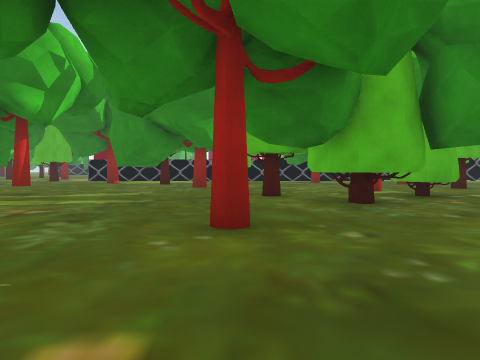
View 1 (above)

21 first-person views from a walk through a 3-D level made in the Unity game engine. The camera is 1.4 m above the floor, tilts 2° down and sees 75° across. Doors are open. The floor is counted in squares, 2 m on a side. Each view is taken from the middle of a square. On the plan, view 1 faces up. The plan holds only what a view shows up to about 10 squares ahead; the rest is blank. The place goes on beyond the plan. Some surface patterns are stand-ins.

View 2
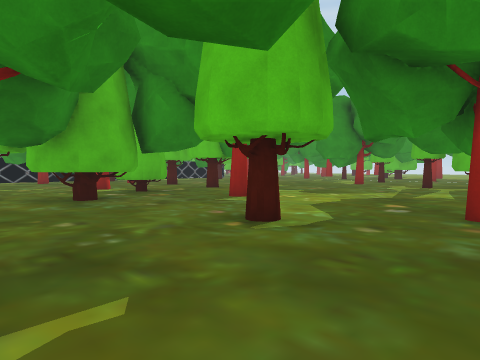

View 3
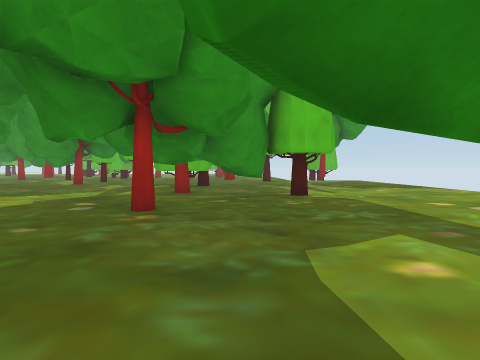

View 4
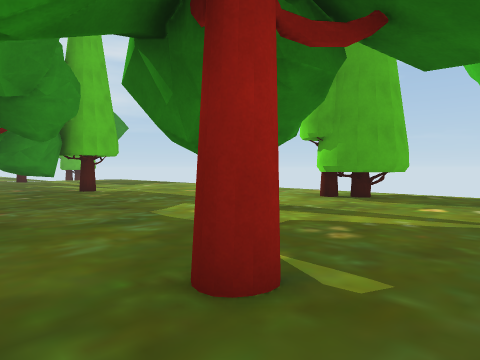

View 5
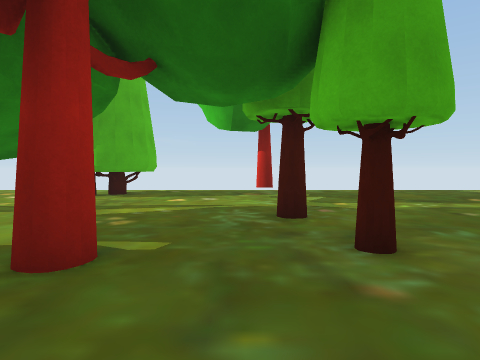

View 6
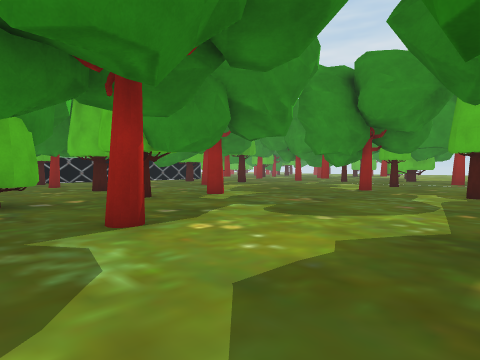

View 7
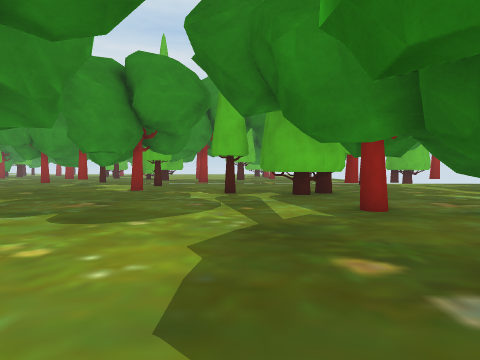

View 8
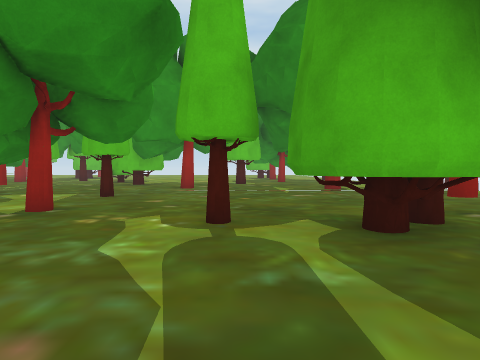

View 9
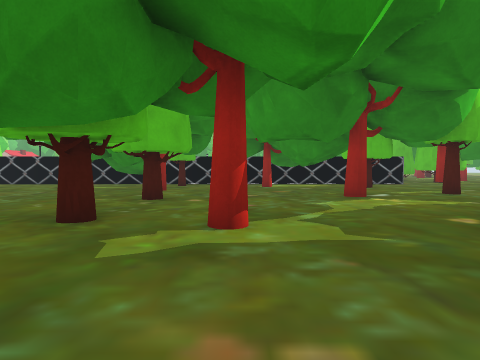

View 10
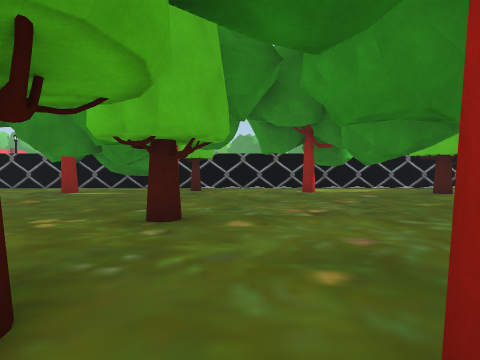

View 11
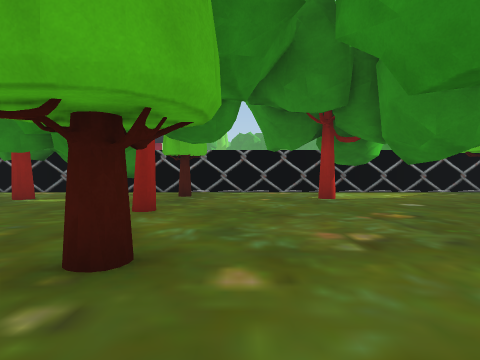

View 12
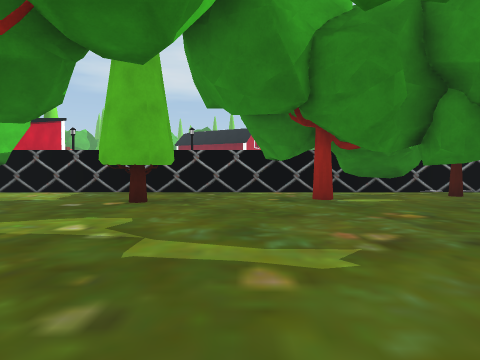

View 13
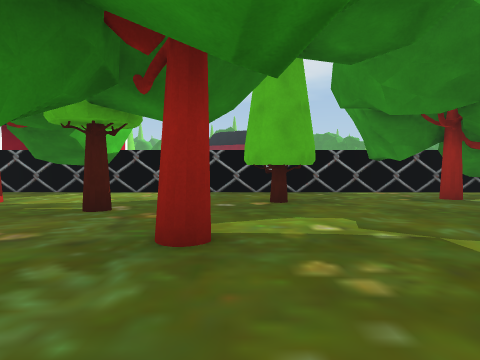

View 14
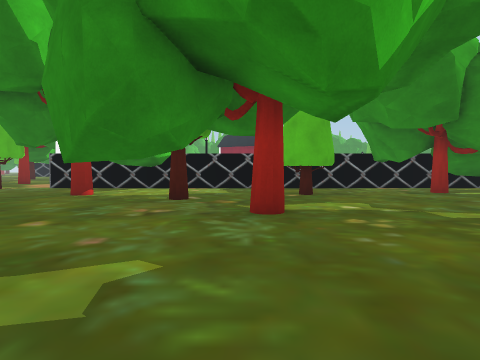

View 15
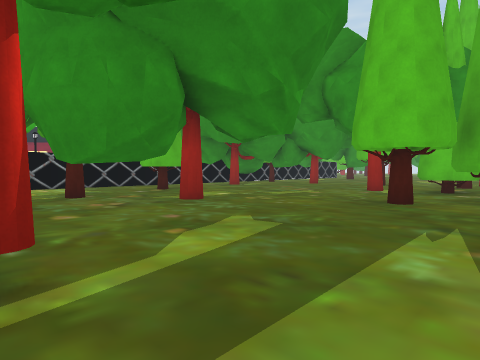

View 16
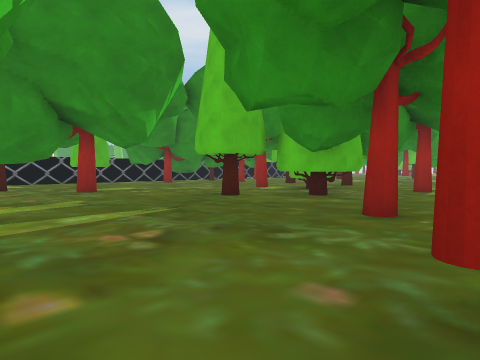

View 17
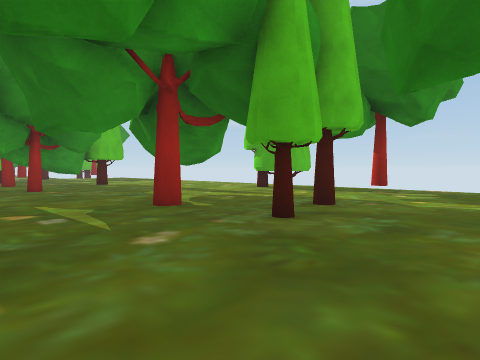

View 18
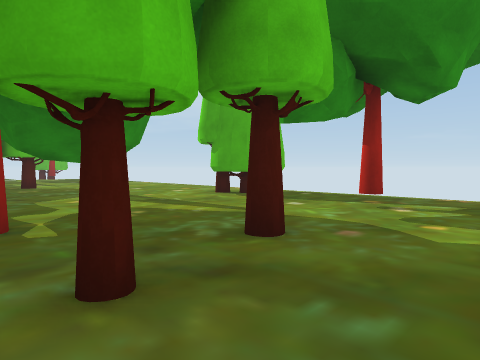

View 19
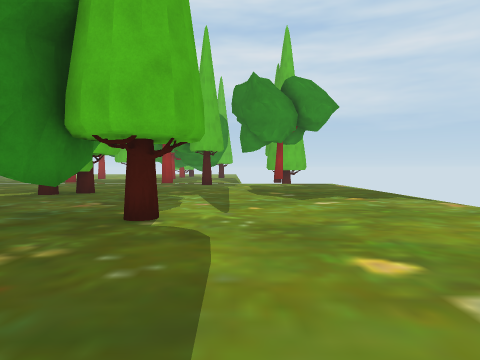

View 20
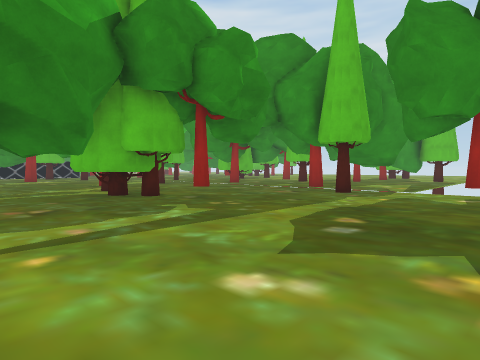

View 21
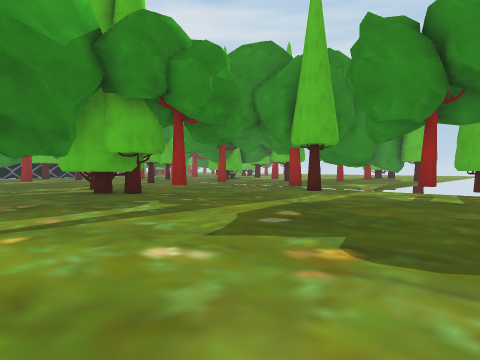

### Floor plan
Key: @ floor where view 1 was taken; # wall or solid block; x gap in a wall; . floor; T tree; O other object.
Columns run from 6 left of view 1 to 19 right of it. Each row starts with its distance up from view 1.
 18 #######################
 17 ...........##.#..T....
 16 T.....#...#..........#
 15 .....................
 14 ...#.........T..........
 13 ......................#.
 12 ....#..............#...
 11  .#...........#........
 10 ..........#...........
  9 .....................   O.
  8 T......#...#..#.#.... ....
  7 ........##........... ....
  6 ........##.............#..
  5  ...........T.......T.....
  4  .....T...................
  3  .........................
  2 ...T.....#................
  1 ..................##......
  0 ......@....T...T..##......
 -1 .....#.........x...#T.....
 -2 T..#..........TT........
 -3  ...... ................#
 -4 ...#..........#..........
 -5 .........................
 -6 .........................
 -7 ...T...##...............T
 -8 .......##... ............
 -9  ......x..     ......

Positions as (right, up) in squares from view 1, and headings:
1: (0, 0), facing up
2: (0, -1), facing up-right
3: (0, -2), facing right
4: (-2, 0), facing down-right
5: (-2, 1), facing down
6: (4, 1), facing up-right
7: (4, 2), facing right
8: (9, 2), facing right
9: (10, 4), facing up
10: (9, 7), facing up
11: (9, 9), facing up
12: (2, 9), facing up
13: (-1, 9), facing up
14: (-2, 7), facing up
15: (-6, 6), facing up-right
16: (-5, 2), facing up-right
17: (-6, 2), facing down-right
18: (-5, -1), facing down-right
19: (4, -5), facing right
20: (9, -8), facing up-right
21: (9, -9), facing up-right
